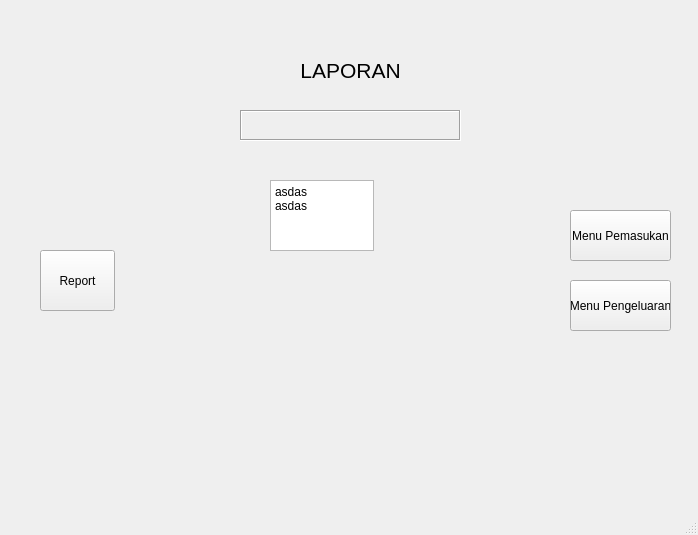
<?xml version="1.0" encoding="UTF-8"?>
<ui version="4.0">
 <class>MainWindow</class>
 <widget class="QMainWindow" name="MainWindow">
  <property name="geometry">
   <rect>
    <x>0</x>
    <y>0</y>
    <width>698</width>
    <height>535</height>
   </rect>
  </property>
  <property name="windowTitle">
   <string>MainWindow</string>
  </property>
  <widget class="QWidget" name="centralwidget">
   <widget class="QLabel" name="label">
    <property name="geometry">
     <rect>
      <x>270</x>
      <y>60</y>
      <width>161</width>
      <height>21</height>
     </rect>
    </property>
    <property name="font">
     <font>
      <pointsize>16</pointsize>
     </font>
    </property>
    <property name="text">
     <string>LAPORAN</string>
    </property>
    <property name="alignment">
     <set>Qt::AlignCenter</set>
    </property>
   </widget>
   <widget class="QPushButton" name="btnReport">
    <property name="geometry">
     <rect>
      <x>40</x>
      <y>250</y>
      <width>75</width>
      <height>61</height>
     </rect>
    </property>
    <property name="text">
     <string>Report</string>
    </property>
   </widget>
   <widget class="QPushButton" name="btnPemasukan">
    <property name="geometry">
     <rect>
      <x>570</x>
      <y>210</y>
      <width>101</width>
      <height>51</height>
     </rect>
    </property>
    <property name="text">
     <string>Menu Pemasukan</string>
    </property>
   </widget>
   <widget class="QPushButton" name="btnPengeluaran">
    <property name="geometry">
     <rect>
      <x>570</x>
      <y>280</y>
      <width>101</width>
      <height>51</height>
     </rect>
    </property>
    <property name="text">
     <string>Menu Pengeluaran</string>
    </property>
   </widget>
   <widget class="QLabel" name="label_2">
    <property name="geometry">
     <rect>
      <x>240</x>
      <y>110</y>
      <width>221</width>
      <height>31</height>
     </rect>
    </property>
    <property name="frameShape">
     <enum>QFrame::Box</enum>
    </property>
    <property name="frameShadow">
     <enum>QFrame::Sunken</enum>
    </property>
    <property name="text">
     <string/>
    </property>
    <property name="textFormat">
     <enum>Qt::PlainText</enum>
    </property>
    <property name="scaledContents">
     <bool>true</bool>
    </property>
    <property name="alignment">
     <set>Qt::AlignCenter</set>
    </property>
    <property name="wordWrap">
     <bool>false</bool>
    </property>
    <property name="buddy">
     <cstring></cstring>
    </property>
   </widget>
   <widget class="QPlainTextEdit" name="plainTextEdit">
    <property name="geometry">
     <rect>
      <x>270</x>
      <y>180</y>
      <width>104</width>
      <height>71</height>
     </rect>
    </property>
    <property name="plainText">
     <string>asdas
asdas
</string>
    </property>
   </widget>
  </widget>
  <widget class="QStatusBar" name="statusbar"/>
 </widget>
 <resources/>
 <connections/>
</ui>
